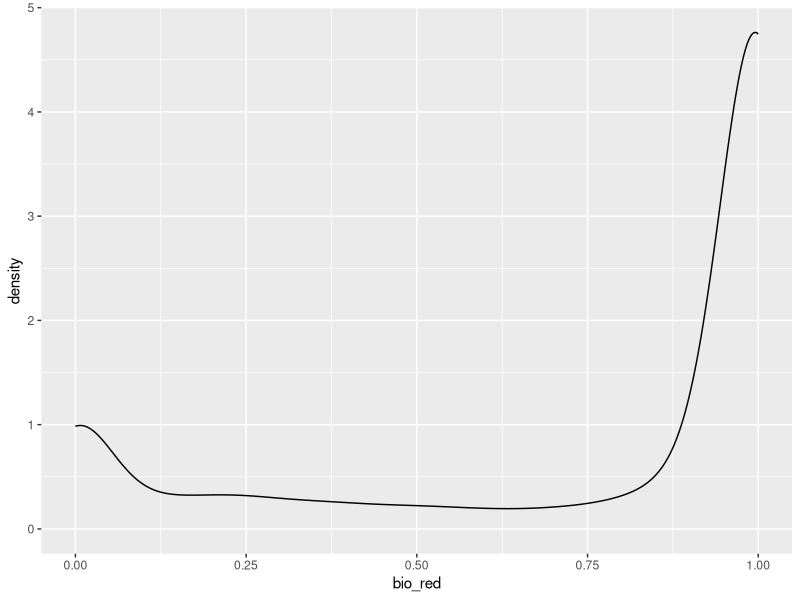
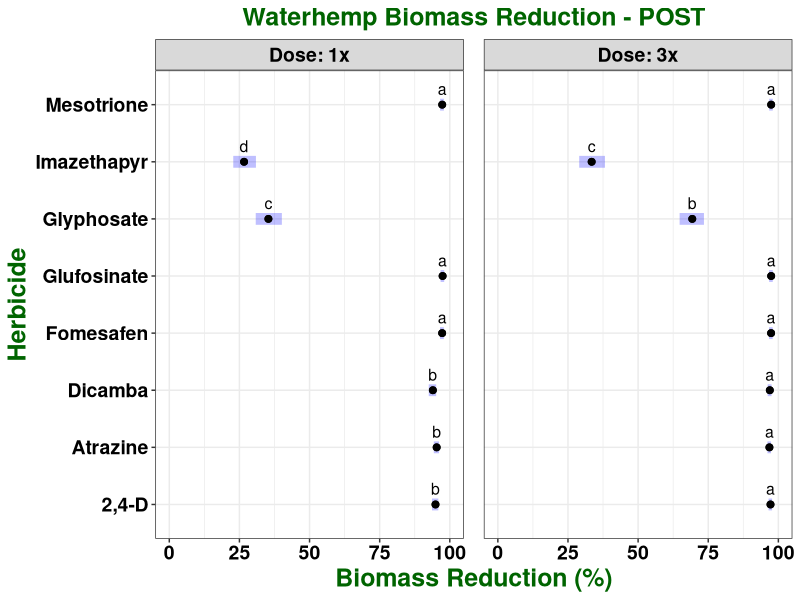

Reproduce these figures in R, in order.
## ---- chunk 1

knitr::opts_chunk$set(echo = TRUE)
library(tidyverse)
library(ggplot2)
library(car)
library(emmeans)
library(multcompView)
library(glmmTMB)
library(ggpubr)

## ---- chunk 2

waterhemp <- read.csv("All POST_Reduction.csv")

str(waterhemp)

waterhemp$run <- as.factor(waterhemp$run)

waterhemp$pop <- as.factor(waterhemp$pop)

waterhemp$Herbicide <- as.factor(waterhemp$Herbicide)

waterhemp$Dose <- as.factor(waterhemp$Dose)

waterhemp$rep <- as.factor(waterhemp$rep)

str(waterhemp)

## ---- chunk 3
ggplot(waterhemp, aes(x= bio_red))+
  geom_density()
## ---- chunk 4

model <- glmmTMB(logit(bio_red) ~ Herbicide * Dose + (1|run) + (1|pop), data = waterhemp, family = "gaussian")


## ---- chunk 5

summary(model)

## ---- chunk 6

glmmTMB:::Anova.glmmTMB(model)

## ---- chunk 7

emm_herb_dose <- emmeans(model, ~ Herbicide|Dose, adjust = "tukey", type = "response", contr = "pairwise")

emm_herb_dose

CLD_emm_herb_dose <- if(requireNamespace("multcomp")) {
    multcomp::cld(emm_herb_dose$emmeans, alpha = 0.05, Letters=letters, adjust="tukey", reversed = TRUE)}

CLD_emm_herb_dose

## ---- chunk 8


plot(emm_herb_dose, adjust = "tukey", comparisons = F, alpha = 0.05) + 
  geom_point(size = 2) +
  geom_text(aes(label = c("b", "b", "b", "a", "a", "c", "d", "a",
                          "a", "a", "a", "a", "a", "b", "c", "a")),
            vjust = -0.8, size = 4) +
  scale_x_continuous(breaks = c(0, 0.25, 0.50, 0.75, 1), limits = c(0, 1),
    labels = scales::percent_format(scale = 100, suffix = "")) +
  labs(title = "Waterhemp Biomass Reduction - POST", 
       x = "Biomass Reduction (%)", 
       y = "Herbicide") +
  facet_grid(~ Dose, labeller = label_both) +
  theme_bw() + 
  theme (plot.title = element_text(face = "bold", hjust = 0.5, size = 18, colour = "darkgreen"), 
         axis.title = element_text(face = "bold", size = 18, colour = "darkgreen"), 
         axis.text= element_text(face = "bold", size = 14, colour = "black"),
         strip.text = element_text(face = "bold", size = 14, colour = "black"),
         panel.spacing = unit(1.0, "lines")) #+
  #ggsave("LOGIT Tukey HSD_HERBxRATE.jpeg", units="in", width = 10, height = 4, dpi = 600)
